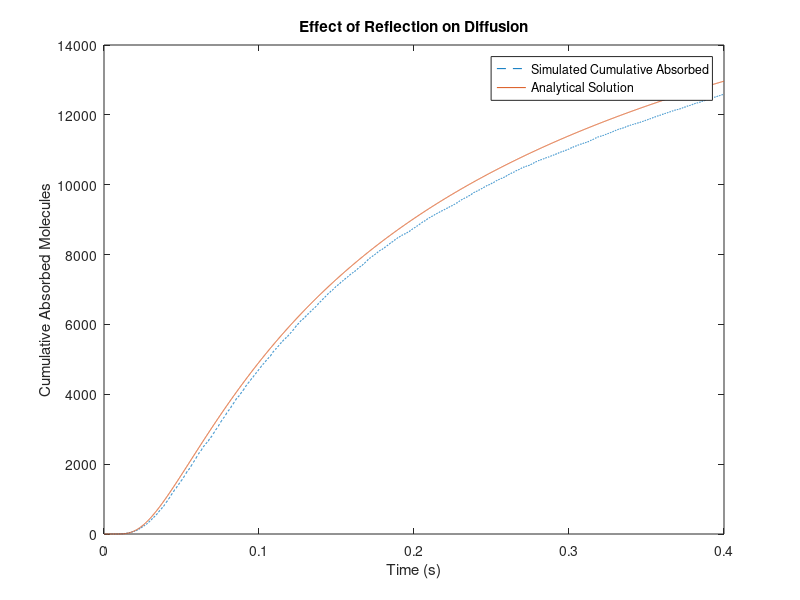

Write the MATLAB code that produced this figure.
function molecular_diffusion_simulation()
    % Parameters for Task 1-1
    params.rx_center = [0, 0, 0];
    params.rx_r_inMicroMeters = 5;
    params.rx_tx_distance = 5;
    params.tx_emission_pt = [10, 0, 0];
    params.D_inMicroMeterSqrPerSecond = 75;
    params.tend = 0.4;
    params.delta_t = 0.0001;
    params.num_molecules = 50000;

    % Run simulation and analytical solution
    [t_sim, cumulative_absorbed] = simulate_diffusion(params);
    [t_analytical, N_Rx_analytical] = analytical_solution(params);

    % Plot the results
    figure;
    plot(t_sim, cumulative_absorbed, '--', 'DisplayName', 'Simulated Cumulative Absorbed');
    hold on;
    plot(t_analytical, N_Rx_analytical, '-', 'DisplayName', 'Analytical Solution');
    xlabel('Time (s)');
    ylabel('Cumulative Absorbed Molecules');
    title('Effect of Reflection on Diffusion');
    legend;
    hold off;
end

function [t_values, cumulative_absorbed] = simulate_diffusion(params)
    % Extract parameters
    rx_center = params.rx_center;
    rx_radius = params.rx_r_inMicroMeters;
    tx_emission_pt = params.tx_emission_pt;
    D = params.D_inMicroMeterSqrPerSecond;
    delta_t = params.delta_t;
    tend = params.tend;
    num_molecules = params.num_molecules;

    % Initialize molecules at emission point
    molecule_positions = repmat(tx_emission_pt, num_molecules, 1);
    absorbed_molecules = false(num_molecules, 1);

    % Initialize time variables
    time_steps = round(tend / delta_t);
    cumulative_absorbed = zeros(time_steps, 1);

    % Simulate diffusion
    for t = 1:time_steps
        % Random walk step (Brownian motion)
        step_size = sqrt(2 * D * delta_t);
        random_steps = step_size * randn(num_molecules, 3);
        molecule_positions = molecule_positions + random_steps;

        % Check if molecules are absorbed
        distances_to_rx = sqrt(sum((molecule_positions - rx_center).^2, 2));
        newly_absorbed = (distances_to_rx <= rx_radius) & ~absorbed_molecules;
        absorbed_molecules = absorbed_molecules | newly_absorbed;

        % Record cumulative absorbed molecules
        cumulative_absorbed(t) = sum(absorbed_molecules);
    end

    % Time vector
    t_values = (0:time_steps - 1) * delta_t;
end

function [t_values, N_Rx_t] = analytical_solution(params)
    % Extract parameters
    rx_radius = params.rx_r_inMicroMeters;
    d = params.rx_tx_distance;
    D = params.D_inMicroMeterSqrPerSecond;
    N_tx = params.num_molecules;
    delta_t = params.delta_t;
    tend = params.tend;

    % Time vector
    t_values = (0:delta_t:tend - delta_t)';

    % Analytical solution for cumulative absorbed molecules
    F_t = (rx_radius / (rx_radius + d)) * erfc(d ./ sqrt(4 * D * t_values));
    N_Rx_t = N_tx * F_t;
end
